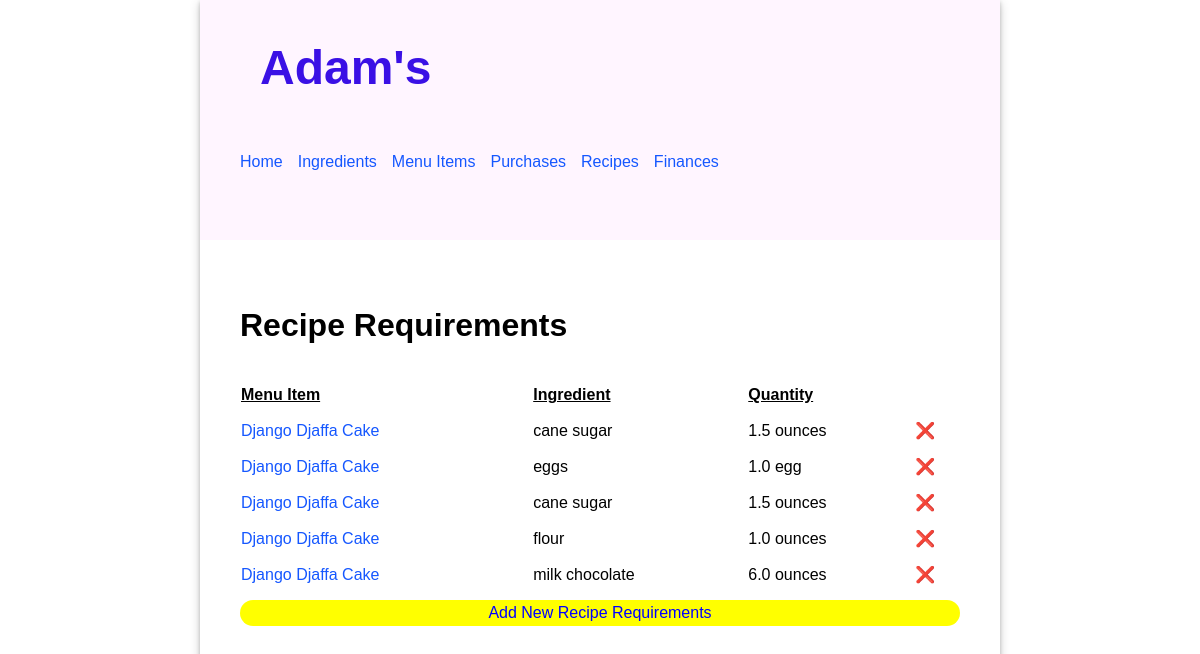
Page /recipes/ on the earlier database version.
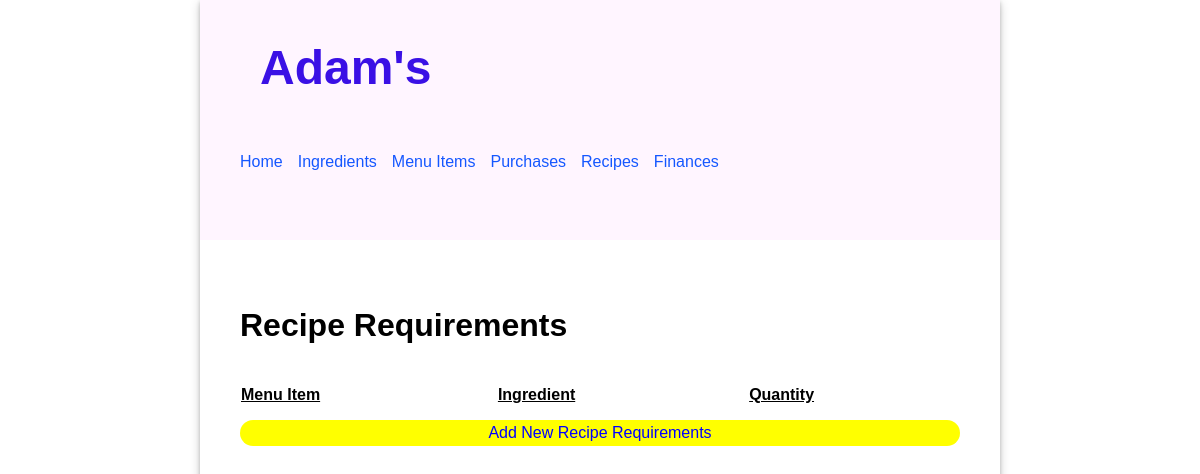
Same page on the later database version.
### inventory/models.py (models this page shows, shortened)
class RecipeRequirement(models.Model):
    menu_item = models.ForeignKey(MenuItem, on_delete=models.CASCADE)
    ingredient = models.ForeignKey(Ingredient, on_delete=models.CASCADE)
    quantity = models.FloatField(default=0.0)

class MenuItem(models.Model):
    name = models.CharField(max_length=30)
    price = models.FloatField()

class Ingredient(models.Model):
    name = models.CharField(max_length=30)
    quantity = models.FloatField(default=0)
    unit = models.CharField(max_length=15)
    unit_price = models.FloatField(default=0)

### inventory/views.py (the view)
# urls.py: path('recipes/', views.RecipeView.as_view(), name='recipes'),
class RecipeView(ListView):
    model = RecipeRequirement
    template_name = 'inventory/recipes.html'

### inventory/templates/inventory/recipes.html (shortened to what this page needs)
{% extends 'base.html' %}
{% load static %}
{% block content %}
  <div>
    <h2>Recipe Requirements</h2>
    <table class="ingredient-table">
      <thead>
        <tr>
          <th>Menu Item</th>
          <th>Ingredient</th>
          <th>Quantity</th>
        </tr>
      </thead>
      <tbody>
      {% for recipe in reciperequirement_list %}
        <tr>
          <td><a href="{% url "recipeupdate" recipe.pk %}">{{ recipe.menu_item.name | title}}</a></td>
          <td>{{ recipe.ingredient.name }}</td>
          <td>{{ recipe.quantity }} {{ recipe.ingredient.unit}}</td>
          <td><a href="{% url "recipedelete" recipe.pk %}" style="text-decoration: none; color: inherit;">❌</a></td>
        </tr>
      {% endfor %}
      </tbody>
    </table>
    <a
      href="{% url "recipecreate" %}"
      style="display: inherit; text-align: center; border-radius: 15px; text-decoration: none; color: blue; padding: 4px; background-color: yellow;"
    >Add New Recipe Requirements</a>
  </div>
{% endblock %}

Differences in the rows shown:
removed RecipeRequirement: menu_item.name "Django Djaffa Cake", ingredient.name "cane sugar", quantity "1.5", ingredient.unit "ounces"
removed RecipeRequirement: menu_item.name "Django Djaffa Cake", ingredient.name "eggs", quantity "1.0", ingredient.unit "egg"
removed RecipeRequirement: menu_item.name "Django Djaffa Cake", ingredient.name "cane sugar", quantity "1.5", ingredient.unit "ounces"
removed RecipeRequirement: menu_item.name "Django Djaffa Cake", ingredient.name "flour", quantity "1.0", ingredient.unit "ounces"
removed RecipeRequirement: menu_item.name "Django Djaffa Cake", ingredient.name "milk chocolate", quantity "6.0", ingredient.unit "ounces"
